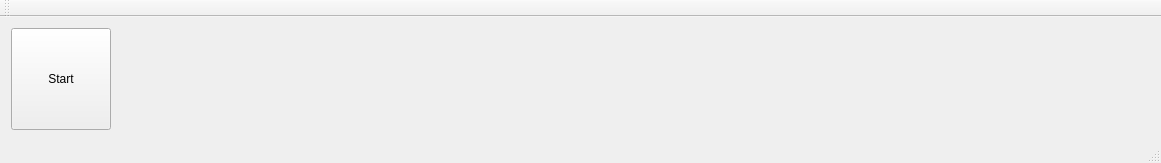
<?xml version="1.0" encoding="UTF-8"?>
<ui version="4.0">
 <class>MainWindow</class>
 <widget class="QMainWindow" name="MainWindow">
  <property name="geometry">
   <rect>
    <x>0</x>
    <y>0</y>
    <width>1161</width>
    <height>163</height>
   </rect>
  </property>
  <property name="windowTitle">
   <string>JJY</string>
  </property>
  <widget class="QWidget" name="centralWidget">
   <layout class="QVBoxLayout" name="verticalLayout">
    <item>
     <layout class="QHBoxLayout" name="horizontalLayout">
      <item>
       <widget class="QPushButton" name="pushButton">
        <property name="sizePolicy">
         <sizepolicy hsizetype="Minimum" vsizetype="Preferred">
          <horstretch>0</horstretch>
          <verstretch>0</verstretch>
         </sizepolicy>
        </property>
        <property name="minimumSize">
         <size>
          <width>100</width>
          <height>0</height>
         </size>
        </property>
        <property name="text">
         <string>Start</string>
        </property>
       </widget>
      </item>
      <item>
       <widget class="TimeCodeWidget" name="widget" native="true">
        <property name="sizePolicy">
         <sizepolicy hsizetype="Expanding" vsizetype="Preferred">
          <horstretch>0</horstretch>
          <verstretch>0</verstretch>
         </sizepolicy>
        </property>
       </widget>
      </item>
     </layout>
    </item>
   </layout>
  </widget>
  <widget class="QMenuBar" name="menuBar">
   <property name="geometry">
    <rect>
     <x>0</x>
     <y>0</y>
     <width>1161</width>
     <height>17</height>
    </rect>
   </property>
  </widget>
  <widget class="QToolBar" name="mainToolBar">
   <attribute name="toolBarArea">
    <enum>TopToolBarArea</enum>
   </attribute>
   <attribute name="toolBarBreak">
    <bool>false</bool>
   </attribute>
  </widget>
  <widget class="QStatusBar" name="statusBar"/>
 </widget>
 <layoutdefault spacing="6" margin="11"/>
 <customwidgets>
  <customwidget>
   <class>TimeCodeWidget</class>
   <extends>QWidget</extends>
   <header>TimeCodeWidget.h</header>
   <container>1</container>
  </customwidget>
 </customwidgets>
 <resources/>
 <connections/>
</ui>
